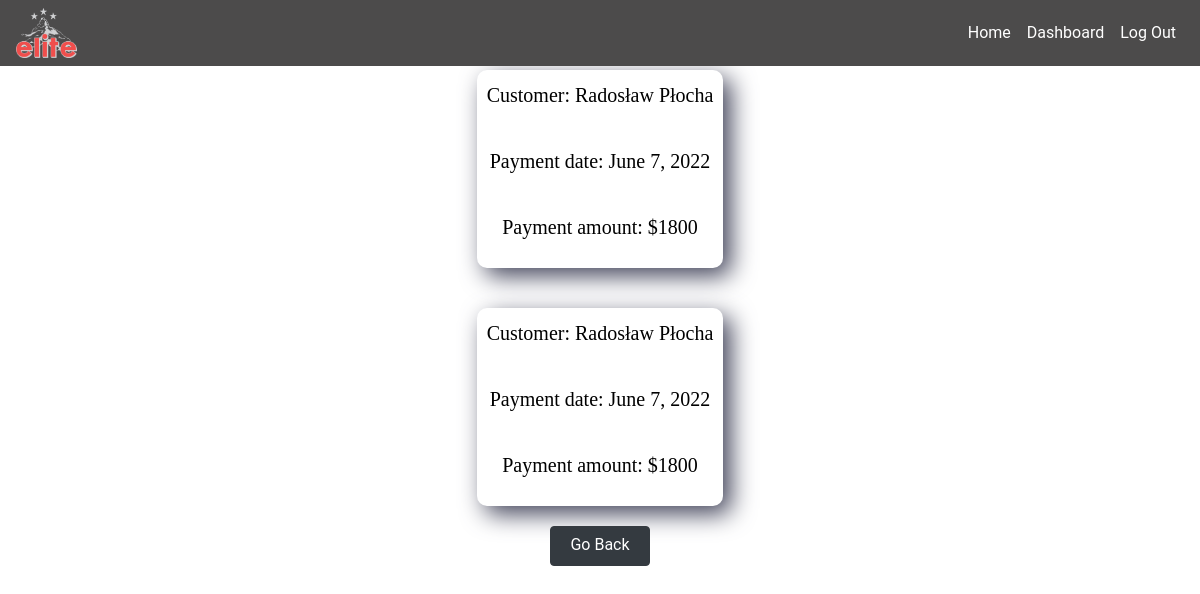
Before: /view_payments/ (signed in) with the older database file.
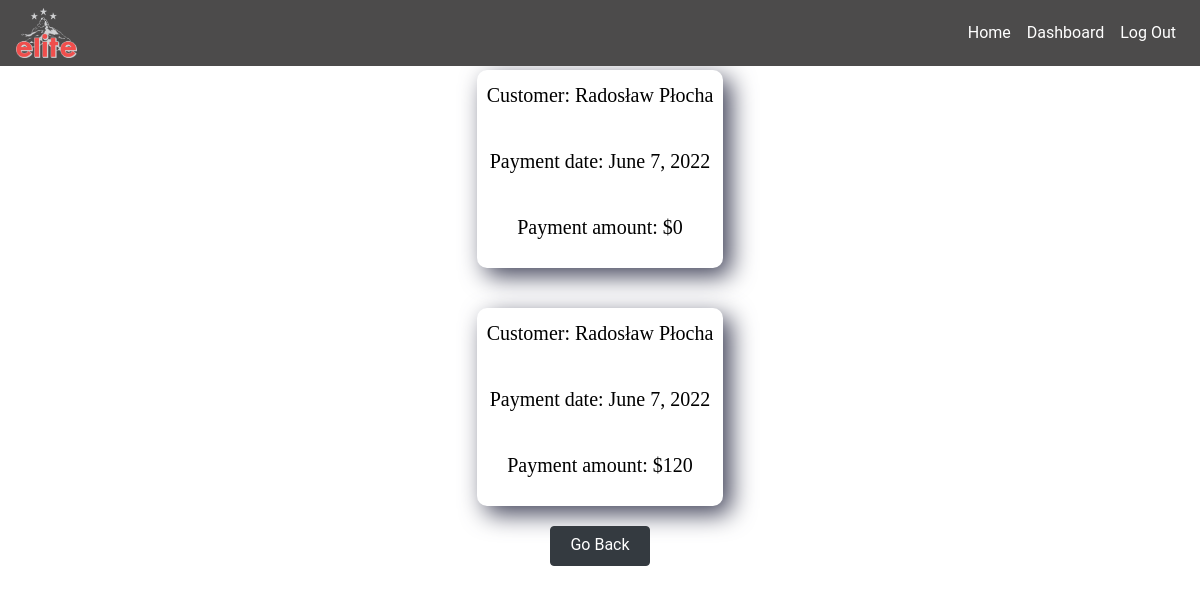
After: the same page with the newer database file.
### booking/models.py (models this page shows, shortened)
class Payment(models.Model):
    date = models.DateField()
    amount = models.IntegerField()
    cc_number = models.CharField(max_length=16, default="4024007161507339")
    cc_expiry = models.CharField(max_length=5, default="04/12")
    cc_code = models.CharField(max_length=3, default="033")
    customer = models.ForeignKey(Customer, on_delete=models.CASCADE)

### accounts/models.py (models this page shows, shortened)
class Customer(models.Model):
    first_name = models.CharField(max_length=30)
    last_name = models.CharField(max_length=30)
    email = models.EmailField()
    phone_number = models.CharField(max_length=9)
    username = models.CharField(max_length=30, null=True)

### booking/views.py (the view)
# urls.py: path("view_payments/", view_payments, name="view_payments"),
@staff_member_required(login_url="hotel:login")
def view_payments(request):
    payments = Payment.objects.all()
    return render(request, "view.html", {"payments": payments, "view_payment": True})

### templates/view.html (shortened to what this page needs)
{% extends "base.html" %}
{% block content %}
{% load static %}
{% load static %}
<link rel="stylesheet" type="text/css" href="{% static 'css/update_nav.css' %}">
<link rel="stylesheet" type="text/css" href="{% static 'css/view.css' %}">
<div class="body">
    <div class="table">
{% if view_payment %}
<div class="table">
    {% for payment in payments%}
    <div style="height:auto;" class="data">
        <p>Customer: {{payment.customer.first_name}} {{payment.customer.last_name}}</p>
        <p>Payment date: {{payment.date}}</p>
        <p>Payment amount: ${{payment.amount}} </p>
    </div>
    {%endfor%}
    {%if payments%}
    <a style="width:100px;height:40px" class="btn btn btn-dark" href="{% url 'booking:dashboard' %}">Go
        Back</a>
    {%else%}
    <a style="width:100px;height:40px;position:absolute;top:50%;left:45%" class="btn btn btn-dark"
        href="{% url 'booking:dashboard' %}">Go
        Back</a>
    {%endif%}
</div>
{%endif%}
</div>
{% endblock %}

Changed rows visible on the page:
removed Payment: customer.first_name "Radosław", customer.last_name "Płocha", date "June 7, 2022", amount "1800"
removed Payment: customer.first_name "Radosław", customer.last_name "Płocha", date "June 7, 2022", amount "1800"
added Payment: customer.first_name "Radosław", customer.last_name "Płocha", date "June 7, 2022", amount "0"
added Payment: customer.first_name "Radosław", customer.last_name "Płocha", date "June 7, 2022", amount "120"
